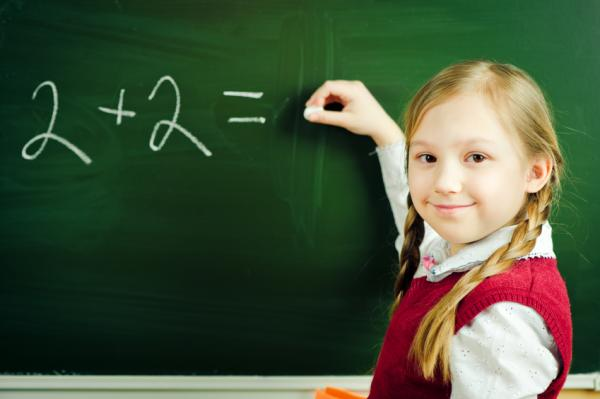
//> input picture doomsday-rule.jpg, 600 x 399 px
$ ./channels doomsday-rule.jpg   (built with g++ and OpenCV 4)
//> lines starting //> are read from the running program, lines starting //| are printed output that depends on the picture
/*OPENCV LIBRARIES*/
#include <opencv2/core/core.hpp>
#include <opencv2/highgui/highgui.hpp>
#include <opencv2/imgproc/imgproc.hpp>
#include <opencv/cv.h>
#include <opencv/highgui.h>
/*STANDARD LIBRARIES*/
#include <iostream>

using namespace cv;
using namespace std;


/*Function to extract edges from an image as a signature*/
Mat edges_signature(Mat image) {
    Mat edges;

    return edges;
}


/*Function that generates signatures applying DCT transformation*/
int* generate_signature(Mat image) {
    return 0;
}


/*MAIN*/
int main(int argc, const char *argv[]) {
    Mat image, other_img, YCrCb_img;    // Matrices de imagenes (normal y escala de grises)
    vector<Mat> channels;   // Vector de matrices para los canales de RGB
    vector<Mat> mod(3);   // Vector de matrices para los canales de RGB


    /* Cantidad de argumentos */
    if (argc != 2) {
        cout << "Must specify image" << endl;
        return -1;
    }

    /*Se lee la imagen*/
    image = imread(argv[1], CV_LOAD_IMAGE_COLOR);
//> image is the input picture: 399 rows x 600 cols, CV_8UC3; mean B, G, R 59.1, 84.6, 70

    /*Si no se recibio ningun dato de la imagen*/
    if (!image.data) {
        cout << "Could not open or find image" << endl;
        return -1;
    }

    other_img = image.rowRange(100, 200).colRange(100,200);
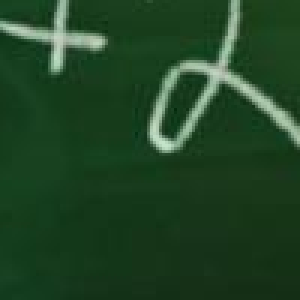
//> other_img: 100 rows x 100 cols, CV_8UC3 (shown 3 times larger); mean B, G, R 36.8, 67.7, 32.4

    imshow("Display window", other_img );
    waitKey(0);

    /*Creacion de imagen a formato YCrCb*/
    cvtColor(image,YCrCb_img,CV_BGR2YCrCb);
//> YCrCb_img: 399 rows x 600 cols, CV_8UC3; mean of channels 0, 1, 2 77.3, 122.8, 117.7

    imshow("Display window", YCrCb_img );
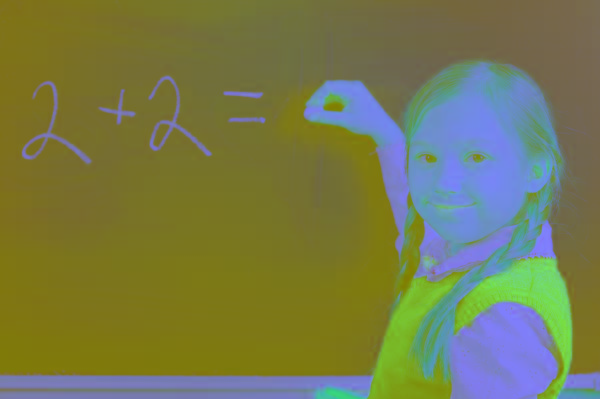
//> window 'Display window': 399 rows x 600 cols, CV_8UC3; mean B, G, R 77.3, 122.8, 117.7
    waitKey(0);

    /*Separacion de canales*/
    cv::split(YCrCb_img, channels);
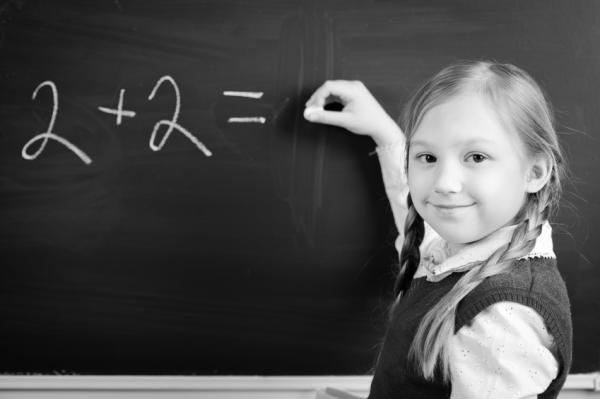
//> channels[0]: 399 rows x 600 cols, CV_8UC1; min 0, max 255, mean 77.3
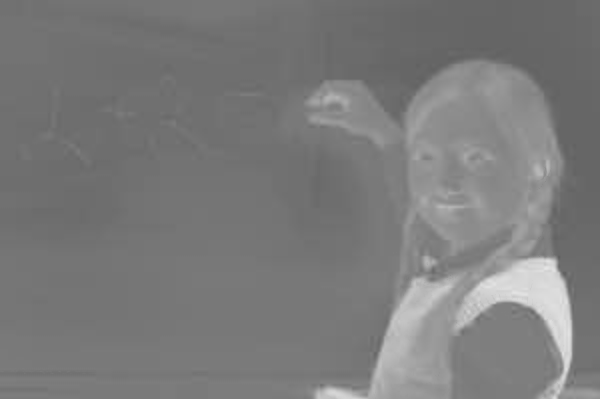
//> channels[1]: 399 rows x 600 cols, CV_8UC1; min 95, max 229, mean 122.8
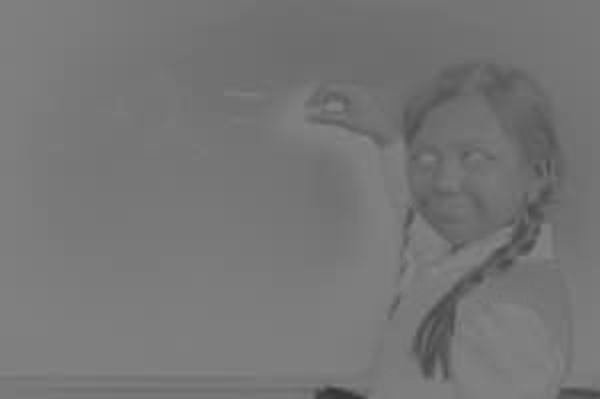
//> channels[2]: 399 rows x 600 cols, CV_8UC1; min 52, max 136, mean 117.7

    /*Muestra en pantalla las imagenes*/

    imshow("Display window",  channels[0]);
    waitKey(0);

    imshow("Display window",  channels[1]);
    waitKey(0);

    imshow("Display window",  channels[2]);
    waitKey(0);

    cout << YCrCb_img.size() << endl;
//| [600 x 399]


}
